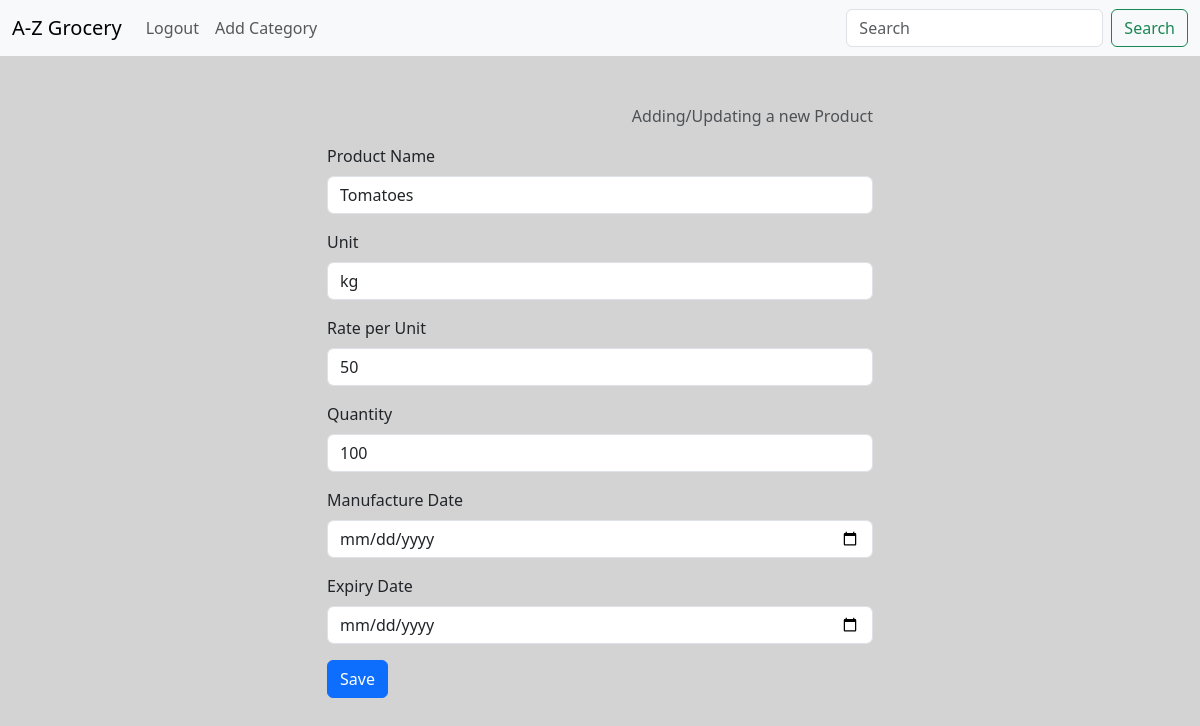
Screenshot of /updateProduct/2 (signed in) with the database file from the repository.
### app.py (models this page shows)
class Products(db.Model):
    __tablename__ = "Products"
    pid = db.Column(db.Integer, primary_key=True, nullable=False)
    pname = db.Column(db.String(20), nullable=False)
    price = db.Column(db.Integer, nullable=False)
    quan = db.Column(db.Integer, nullable=False)
    unit = db.Column(db.String(20))
    cid = db.Column(db.Integer, db.ForeignKey("Categories.cid"))
    mfd = db.Column(db.String(20))
    exp = db.Column(db.String(20))

### app.py (the view, shortened to what this page needs)
@app.route('/updateProduct/<int:pid>', methods=['GET', 'POST'])
@login_required
@admin_required
def updateProduct(pid):
    product = Products.query.get(pid)
    categories = Categories.query.all()
    return render_template('addProduct.html', categories=categories, product=product)

### app.py (called while the page is built)
def admin_required(func):
    @wraps(func)
    def decorated_view(*args, **kwargs):
        if current_user.is_authenticated and current_user.isadmin == 1:
            return func(*args, **kwargs)
        else:
            logout_user()
            return redirect(url_for('login'))
    return decorated_view

@login_manager.user_loader
def load_user(user_id):
    return User.query.get(int(user_id))

### templates/addProduct.html (shortened to what this page needs)
<!DOCTYPE html>
<html lang="en">
<head>
    <link href="https://cdn.jsdelivr.net/npm/bootstrap@5.3.1/dist/css/bootstrap.min.css" rel="stylesheet"
>
</head>
<body>
    <nav class="navbar navbar-expand-lg bg-body-tertiary">
        <div class="container-fluid">
            <a class="navbar-brand" href="/admindash">A-Z Grocery</a>
            <div class="collapse navbar-collapse" id="navbarNav">
                <ul class="navbar-nav">
                    <li class="nav-item">
                        <a class="nav-link" href="/">Logout</a>
                    </li>
                    <li class="nav-item">
                        <a class="nav-link" href="/addCategory">Add Category</a>
                    </li>
                </ul>
            </div>
            <form class="d-flex" role="search">
                <input class="form-control me-2" type="search" placeholder="Search" aria-label="Search">
                <button class="btn btn-outline-success" type="submit">Search</button>
            </form>
        </div>
    </nav>
    <div class="container mt-5">
        <div class="row justify-content-center">
            <div class="col-md-6">
                <div class="text-end">
                    <p class="text-muted">Adding/Updating a new Product</p>
                </div>
                <form method="POST">
                    <div class="mb-3">
                        <label for="productName" class="form-label">Product Name</label>
                        <input type="text" name="product" class="form-control" id="productName"
                            placeholder="Enter product name" value="{{ product.pname if product else '' }}" required />
                    </div>
                    <div class="mb-3">
                        <label for="unit" class="form-label">Unit</label>
                        <input type="text" name="unit" class="form-control" id="unit" placeholder="Enter unit"
                            value="{{ product.unit if product else '' }}" required />
                    </div>
                    <div class="mb-3">
                        <label for="ratePerUnit" class="form-label">Rate per Unit</label>
                        <input type="number" name="rate_per_unit" class="form-control" id="ratePerUnit"
                            placeholder="Enter rate per unit" value="{{ product.price if product else '' }}" required />
                    </div>
                    <div class="mb-3">
                        <label for="quantity" class="form-label">Quantity</label>
                        <input type="number" name="quantity" class="form-control" id="quantity"
                            value="{{ product.quan if product else '' }}" placeholder="Enter quantity" required />
                    </div>
                    <div class="mb-3">
                        <label for="manufactureDate" class="form-label">Manufacture Date</label>
                        <input type="date" name="manufacture_date" class="form-control" id="manufactureDate"
                            value="{{ product.mfd if product else '' }}" required />
                    </div>
                    <div class="mb-3">
                        <label for="expiryDate" class="form-label">Expiry Date</label>
                        <input type="date" name="expiry_date" class="form-control" id="expiryDate"
                            value="{{ product.exp if product else '' }}" required />
                    </div>
                    <button type="submit" class="btn btn-primary">Save</button>
                    <div class="msg" style="color:red; padding:10px">{{text1}}</div>
            </div>
        </div>
    </div>
</body>
</html>

### templates/addProduct.html (style rules this page uses)
body { background-color: lightgrey; }

### rows the page displays
Products: product "Tomatoes", unit "kg", rate_per_unit "50", quantity "100"
